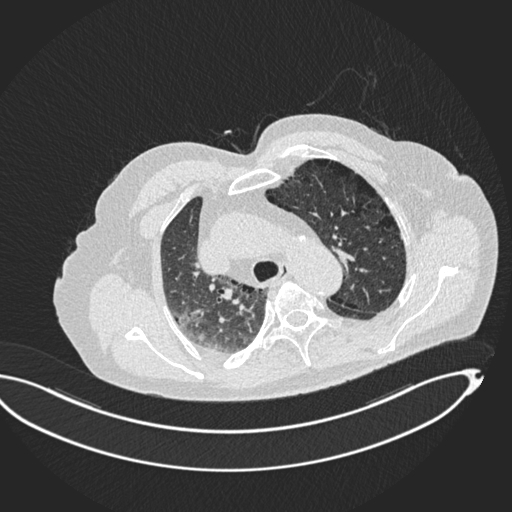
%> input picture data/lcd/data/bc/Bengin case (89).jpg, 512 x 512 px
$ octave seg_file.m   (GNU Octave 9; MATLAB toolbox functions it lacks are replaced by stand-ins)
%> lines starting %> are read from the running program, lines starting %| are printed output that depends on the picture; in (x1, y1, x2, y2) boxes, pixels count from 0 and x2, y2 are one past the last pixel; in counts of white or black regions, pixels touching at a corner belong together; the program's own positions count from 1
% Load the lung CT scan image
lungImage = imread('/Users/varsha/Downloads/bs_project/data/lcd/data/bc/Bengin case (89).jpg');
%> lungImage is the input picture: size 512x512x3 uint8; min 37, max 255, mean 98.9
% Convert the image to grayscale if it's not already
if size(lungImage, 3) > 1
    lungImageGray = rgb2gray(lungImage);
else
    lungImageGray = lungImage;
end

% Preprocessing: Enhance contrast
lungImageEnhanced = adapthisteq(lungImageGray);
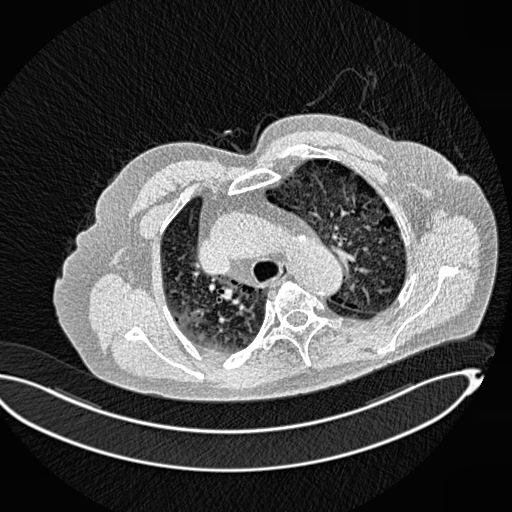
%> lungImageEnhanced: size 512x512 uint8; min 0, max 255, mean 74.4

% Segmentation: Thresholding
threshold = graythresh(lungImageEnhanced);
%> threshold = 0.408
lungMask = imbinarize(lungImageEnhanced, threshold);
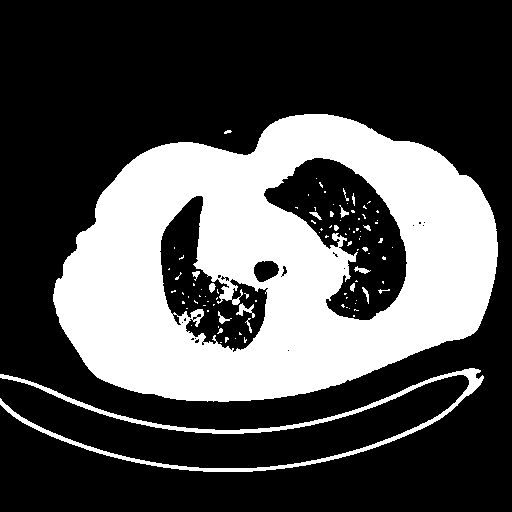
%> lungMask: size 512x512 logical; 31.6% white; 96 white regions (76 under 20 px), largest, box (x1, y1, x2, y2) and area: (53, 114, 498, 402) 77346, (0, 368, 484, 472) 4379, (236, 303, 255, 318) 114

% Post-processing: Remove small regions and fill holes
lungMask = bwareaopen(lungMask, 1000); % Remove small objects
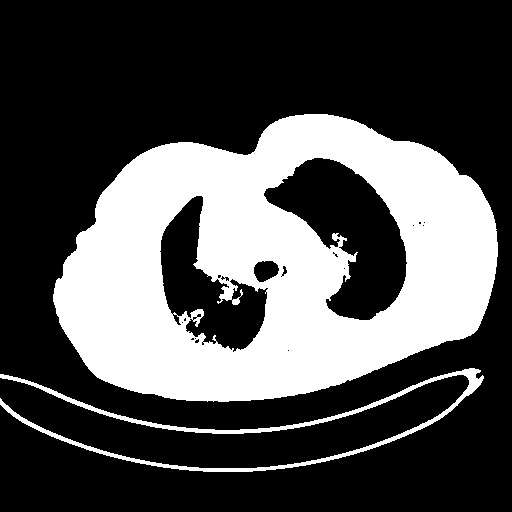
%> lungMask: size 512x512 logical; 31.2% white; 2 white regions, box (x1, y1, x2, y2) and area: (53, 114, 498, 402) 77346, (0, 368, 484, 472) 4379
lungMask = imfill(lungMask, 'holes'); % Fill holes
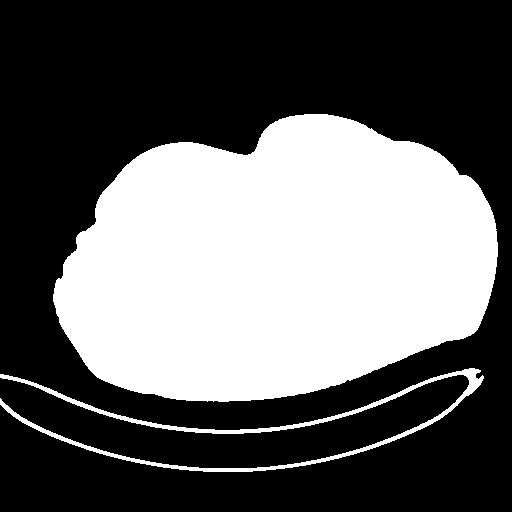
%> lungMask: size 512x512 logical; 38.6% white; 2 white regions, box (x1, y1, x2, y2) and area: (53, 114, 498, 402) 96902, (0, 368, 484, 472) 4379

% Visualize the segmented lung regions
imshowpair(lungImage, lungMask, 'montage');
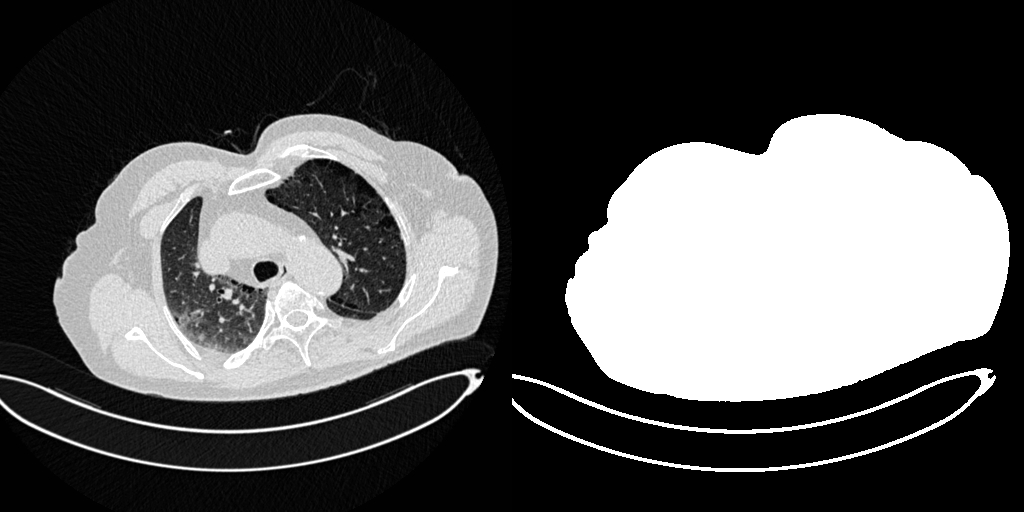
%> displayed picture: size 512x1024x3, on the screen's scale of 0 to 255; min 0, max 255, mean 85.5
title('Original Image vs. Segmented Lung Regions');

$ run again, with data/lcd/data/bc/Bengin case (1).jpg copied over data/lcd/data/bc/Bengin case (89).jpg
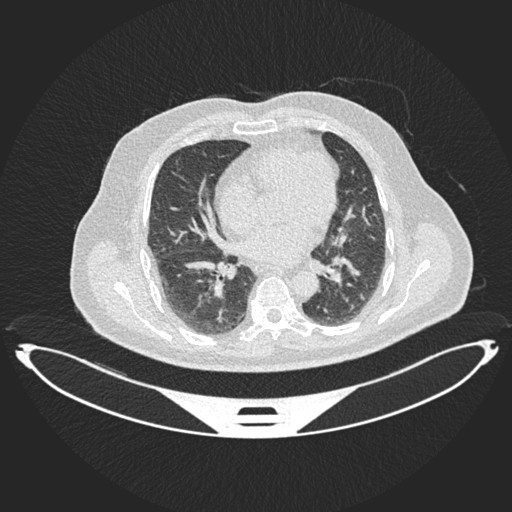
%> input picture data/lcd/data/bc/Bengin case (1).jpg, 512 x 512 px
%> lungImage is the input picture: size 512x512x3 uint8; min 37, max 255, mean 96.9
%> threshold = 0.412
%> `lungMask = imbinarize(lungImageEnhanced, threshold);`:
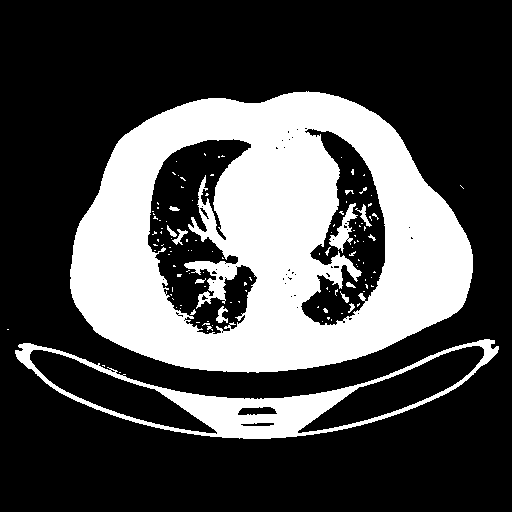
%> lungMask: size 512x512 logical; 29.9% white; 122 white regions (107 under 20 px), largest, box (x1, y1, x2, y2) and area: (70, 91, 473, 373) 68221, (15, 339, 499, 439) 8543, (329, 203, 358, 253) 482
%> `imshowpair(lungImage, lungMask, 'montage');`:
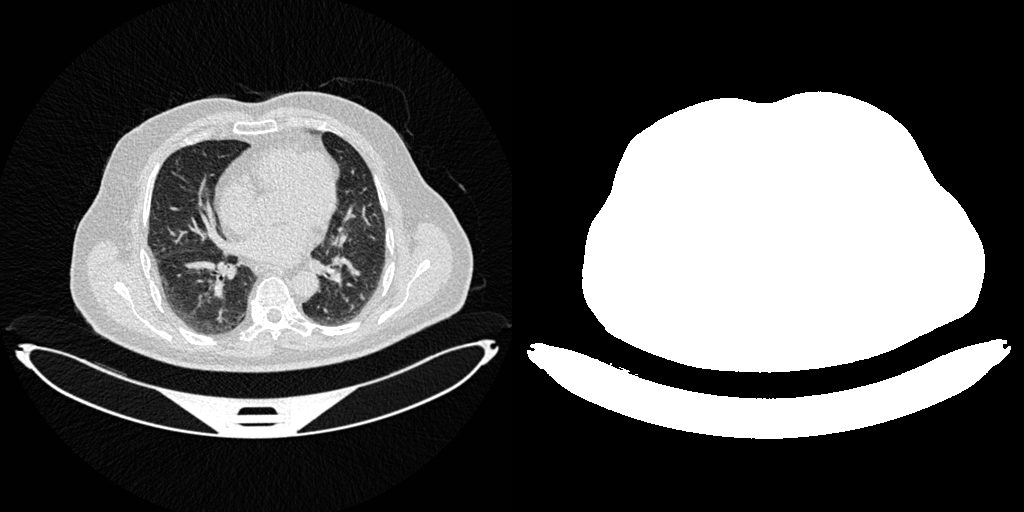
%> displayed picture: size 512x1024x3, on the screen's scale of 0 to 255; min 0, max 255, mean 87.2

$ run again, with data/lcd/data/bc/Bengin case (10).jpg copied over data/lcd/data/bc/Bengin case (89).jpg
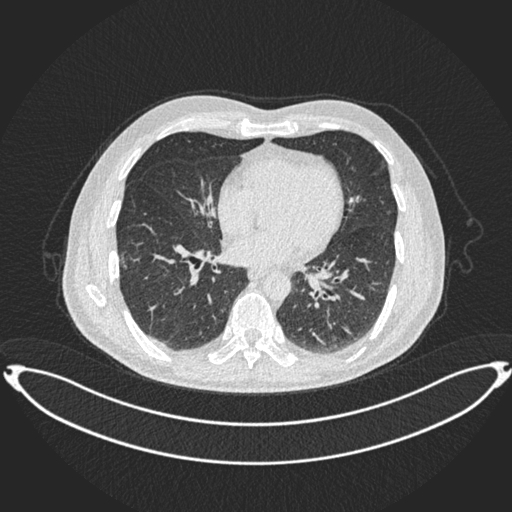
%> input picture data/lcd/data/bc/Bengin case (10).jpg, 512 x 512 px
%> lungImage is the input picture: size 512x512x3 uint8; min 37, max 255, mean 89.6
%> threshold = 0.424
%> `lungMask = imbinarize(lungImageEnhanced, threshold);`:
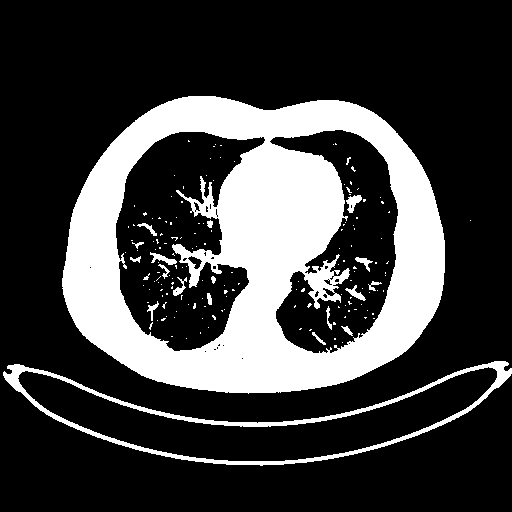
%> lungMask: size 512x512 logical; 24.9% white; 166 white regions (146 under 20 px), largest, box (x1, y1, x2, y2) and area: (62, 96, 445, 394) 58741, (3, 361, 512, 466) 4870, (346, 195, 362, 213) 153
%> `imshowpair(lungImage, lungMask, 'montage');`:
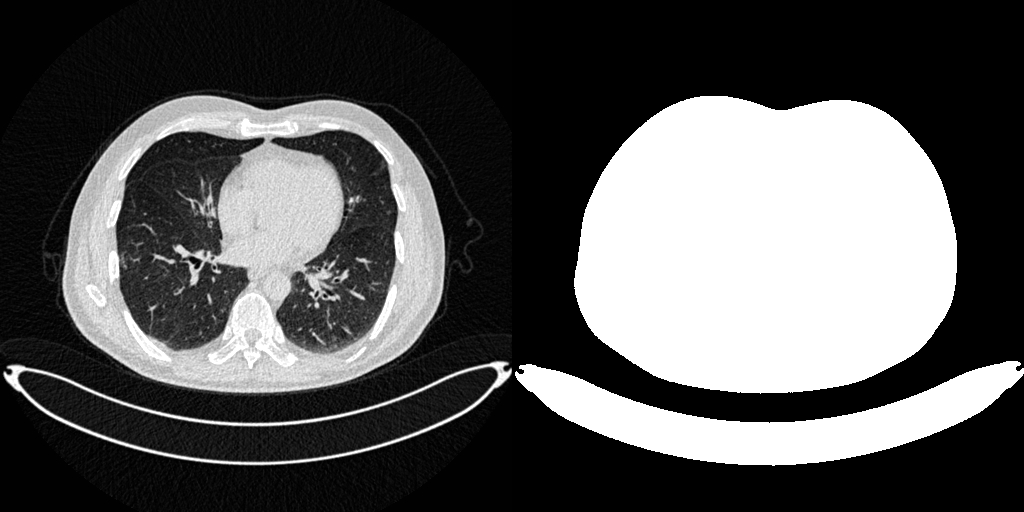
%> displayed picture: size 512x1024x3, on the screen's scale of 0 to 255; min 0, max 255, mean 86.7

$ run again, with data/lcd/data/bc/Bengin case (101).jpg copied over data/lcd/data/bc/Bengin case (89).jpg
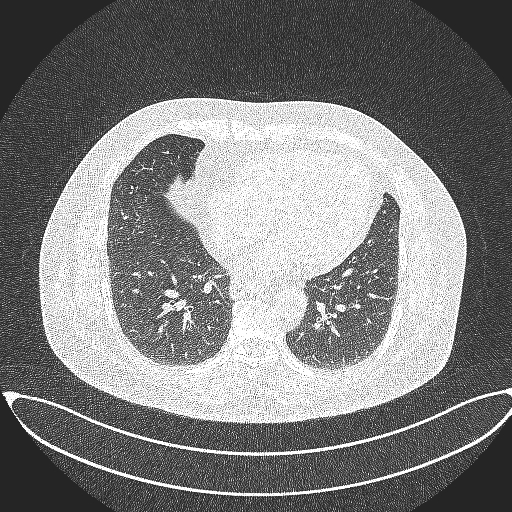
%> input picture data/lcd/data/bc/Bengin case (101).jpg, 512 x 512 px
%> lungImage is the input picture: size 512x512x3 uint8; min 36, max 255, mean 125.6
%> threshold = 0.514
%> `lungMask = imbinarize(lungImageEnhanced, threshold);`:
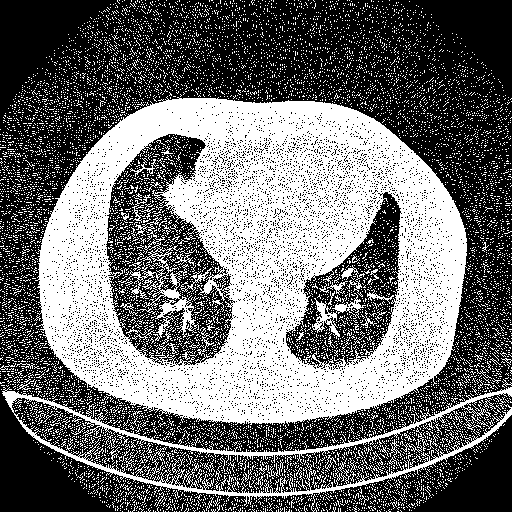
%> lungMask: size 512x512 logical; 43.3% white; 10702 white regions (10613 under 20 px), largest, box (x1, y1, x2, y2) and area: (35, 96, 467, 426) 79725, (2, 387, 512, 506) 6377, (118, 242, 199, 341) 1743
%> `imshowpair(lungImage, lungMask, 'montage');`:
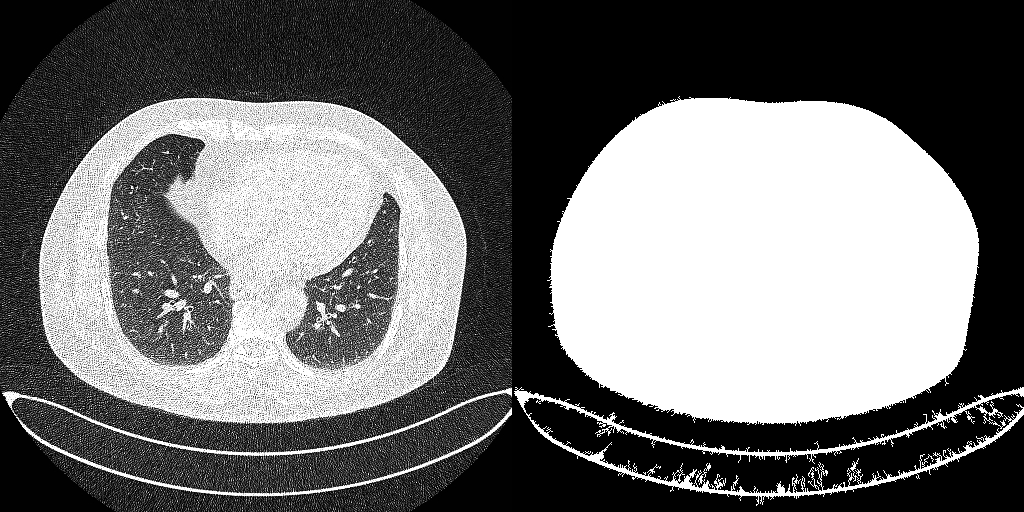
%> displayed picture: size 512x1024x3, on the screen's scale of 0 to 255; min 0, max 255, mean 111.7
